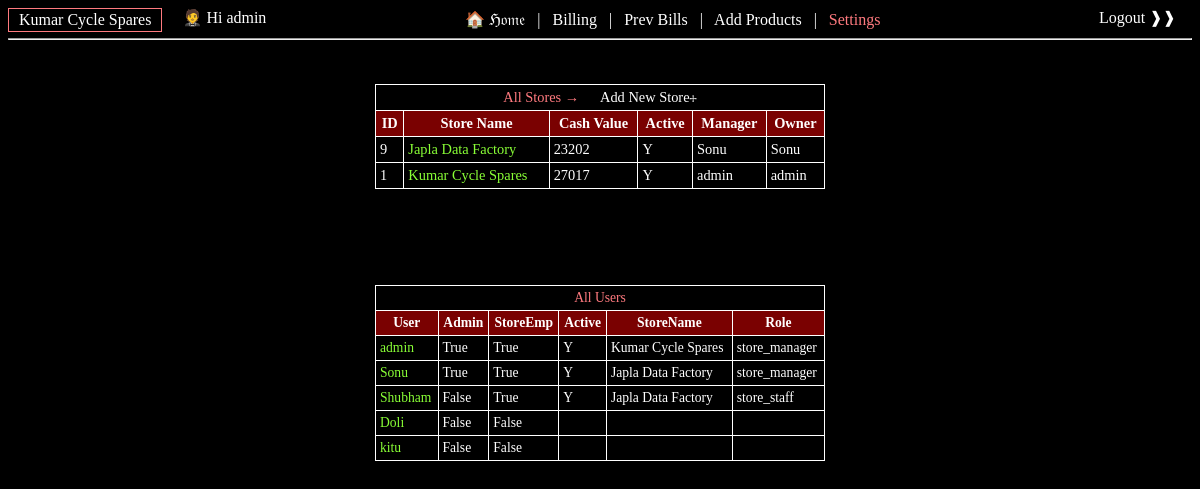
The page /settings/ (signed in) on the database its author committed.
### stores_app/models.py (models this page shows)
class store(models.Model):
    name = models.CharField(max_length=50)
    address = models.CharField(max_length=100)
    cash_value = models.IntegerField(default=0)
    activeFlag = models.CharField(max_length=1, default='Y')
    creator = models.ForeignKey(User, on_delete=models.SET_NULL, blank=True, null=True) # Store Owner
    def __str__(self):
        return self.name

class store_emp(models.Model):
    emp_obj = models.ForeignKey(User, on_delete=models.CASCADE)
    addr = models.CharField(max_length=80)
    activeFlag = models.CharField(max_length=1, default='Y')
    choices = (('store_manager','store_manager'),('store_staff','store_staff'))
    role = models.CharField(choices=choices, max_length=50, default='store_staff')
    store_obj = models.ForeignKey(store, on_delete=models.SET_NULL, blank=True, null=True)
    def __str__(self):
        return self.emp_obj.username

### stores_app/views.py (the view, shortened to what this page needs)
# urls.py: path('settings/', include('stores_app.urls')),
@login_required(login_url='/login/')
def settings(request):
    if request.user.is_superuser == False:
        return redirect('/home/')
    data = {}
    emp_obj = store_emp.objects.all().filter(emp_obj=request.user).first()
    data['store_obj'] = emp_obj.store_obj if emp_obj is not None else "Store not available"
    stores = list(store.objects.all().order_by('-id'))[:]
    managers = []
    for store_obj in stores:
        try:
            managers.append(store_emp.objects.all().filter(store_obj=store_obj).filter(role__icontains='store_manager').first())
        except:
            managers.append("not available")
    data['stores_data'] = zip(stores,managers)
    all_users = list(User.objects.all())
    all_emp_objs = list(store_emp.objects.all())
    data['all_users'] = []
    for a_user_obj in all_users:
        d = {}
        d['user_obj'] = a_user_obj
        a_emp_obj = [a_emp_obj for a_emp_obj in all_emp_objs if a_emp_obj.emp_obj==a_user_obj]
        d['is_emp'] = True if len(a_emp_obj)>0 else False
        d['emp_obj'] = a_emp_obj[0] if len(a_emp_obj)>0 else None
        data['all_users'].append(d)
    return render(request,'settings.html',data)

### products/templatetags/extra_filters.py (called while the page is built)
@register.filter(name='has_group')
def has_group(request, group_name):
    groups = [str(group) for group in request.user.groups.all()]
    return True if group_name in groups else False

### stores_app/templates/settings.html (shortened to what this page needs)
{% load static %}
{% load extra_filters %}
<html>
<head>
<link rel="stylesheet" href="{% static 'bootstrap/css/jquery-ui.css' %}">
</head>
<body bgcolor="#000;">
	<div class="t_w" style="float: left; padding:2px; border: 1px solid #ff7a7f; ">&ensp;{{store_obj}}&ensp; </div>
	<div class="t_w" style="float: left; "> &ensp;&ensp; &#129333;  Hi {{user}}&ensp;&ensp;&ensp;&ensp;</div>
	<center class="t_w">
		<a href="/" class="t_w t_hover">  &#127968; &Hfr;&ofr;&mfr;&efr;<a/> &ensp;|&ensp;
		<a href="/bill/" class="t_w t_hover">Billing</a> &ensp;|&ensp;
		<a href="/prev_bill/" class="t_w t_hover">Prev Bills</a>
		{% if request|has_group:'store_manager' %}
			&ensp;|&ensp; <a href="/add/" class="t_w t_hover">Add Products</a>
		{% endif %}
		{% if user.is_superuser %}
				&ensp;|&ensp; <a href="/settings/" class="t_w t_hover" style="color:#ff7a7f;">Settings</a>
		{% endif %}
		<a href="/logout/" class="t_w t_hover" style="float:inline-end;">&ensp;&ensp;&ensp;&ensp;&ensp;&ensp; Logout &#10097;&#10097;&ensp;&ensp; </a>
		<hr/>
	</center>
<center>
<div style="overflow-y: auto; scrollbar-width: none; -ms-overflow-style: none; height: 201px;" id="all_stores">
	<table class="t_w" style="width:450px; padding:5px; font-size: 90%;">
		<tr>
			<td colspan=6>
				<center style="color:#ff7a7f;">
					All Stores &#8594;  &ensp;&ensp;
					<span id="btn_add_store" class="t_hover">Add New Store&#10750;</span>
				</center></td>
		</tr>
		<tr style="background-color: rgb(122, 1, 1); position: sticky; top: 1; z-index: 1;">
			<th> ID </th>
			<th> Store Name </th>
			<th> Cash Value </th>
			<th> Active </th>
			<th> Manager </th>
			<th> Owner</th>
		</tr>
		{% for store,manager in stores_data %}
		<tr style="color:white;" class="itemrow">
			<td>{{store.id}}</td> &ensp;
			<td class="store_name" id="row{{store.id}}"><span style="color:#89ff36;">{{store.name}}</span></td> &ensp;
			<td>{{store.cash_value}}</td> &ensp;
			<td>{{store.activeFlag}}</td> &ensp;
			<td>{{manager}}</td> &ensp;
			<td>{{store.creator.username}}</td>
		</tr>
		{% endfor %}
	</table>
</div>
<div style="overflow-y: auto; scrollbar-width: none; -ms-overflow-style: none; height: 201px;" id="all_users">
	<table class="t_w" style="width:450px; padding:5px; font-size: 85%;">
		<tr>
			<td colspan=7>
				<center style="color:#ff7a7f;">
					All Users
				</center></td>
		</tr>
		<tr style="background-color: rgb(122, 1, 1); position: sticky; top: 1; z-index: 1;">
			<th> User </th>
			<th> Admin </th>
			<th> StoreEmp </th>
			<th> Active </th>
			<th> StoreName </th>
			<th> Role </th>
		</tr>
		{% for obj in all_users %}
		<tr style="color:white;" class="itemrow">
			<td class="user_name" id="row{{obj.user_obj.id}}"><span style="color:#89ff36;">{{obj.user_obj.username}}</span></td> &ensp;
			<td>{{obj.user_obj.is_superuser}}</td> &ensp;
			<td>{{obj.is_emp}}</td> &ensp;
			<td>{{obj.emp_obj.activeFlag}}</td> &ensp;
			<td>{{obj.emp_obj.store_obj}}</td> &ensp;
			<td>{{obj.emp_obj.role}}</td> &ensp;
		</tr>
		{% endfor %}
	</table>
</div>
</center>
</body>
</html>

### stores_app/templates/settings.html (style rules this page uses)
table, th, td { border: 1px solid white; border-collapse: collapse; padding:4px; }
.t_w { color:white; text-decoration:none; }
.t_hover { color:white; }
.store_name,.user_name,#btn_add_store { cursor:pointer; }

### rows shown on the page
store: name "Kumar Cycle Spares", id "1", cash_value "27017", activeFlag "Y", username "admin", creator.username "admin"
store: id "9", name "Japla Data Factory", cash_value "23202", activeFlag "Y", username "Sonu", creator.username "Sonu"

### other values the page prints
{{ user }} "admin"
{{ obj.user_obj.username }} "admin"
{{ obj.user_obj.is_superuser }} "True"
{{ obj.is_emp }} "True"
{{ obj.emp_obj.activeFlag }} "Y"
{{ obj.emp_obj.store_obj }} "Kumar Cycle Spares"
{{ obj.emp_obj.role }} "store_manager"
{{ obj.user_obj.username }} "Sonu"
{{ obj.emp_obj.store_obj }} "Japla Data Factory"
{{ obj.user_obj.username }} "Shubham"
{{ obj.user_obj.is_superuser }} "False"
{{ obj.emp_obj.role }} "store_staff"
{{ obj.user_obj.username }} "Doli"
{{ obj.is_emp }} "False"
{{ obj.user_obj.username }} "kitu"
